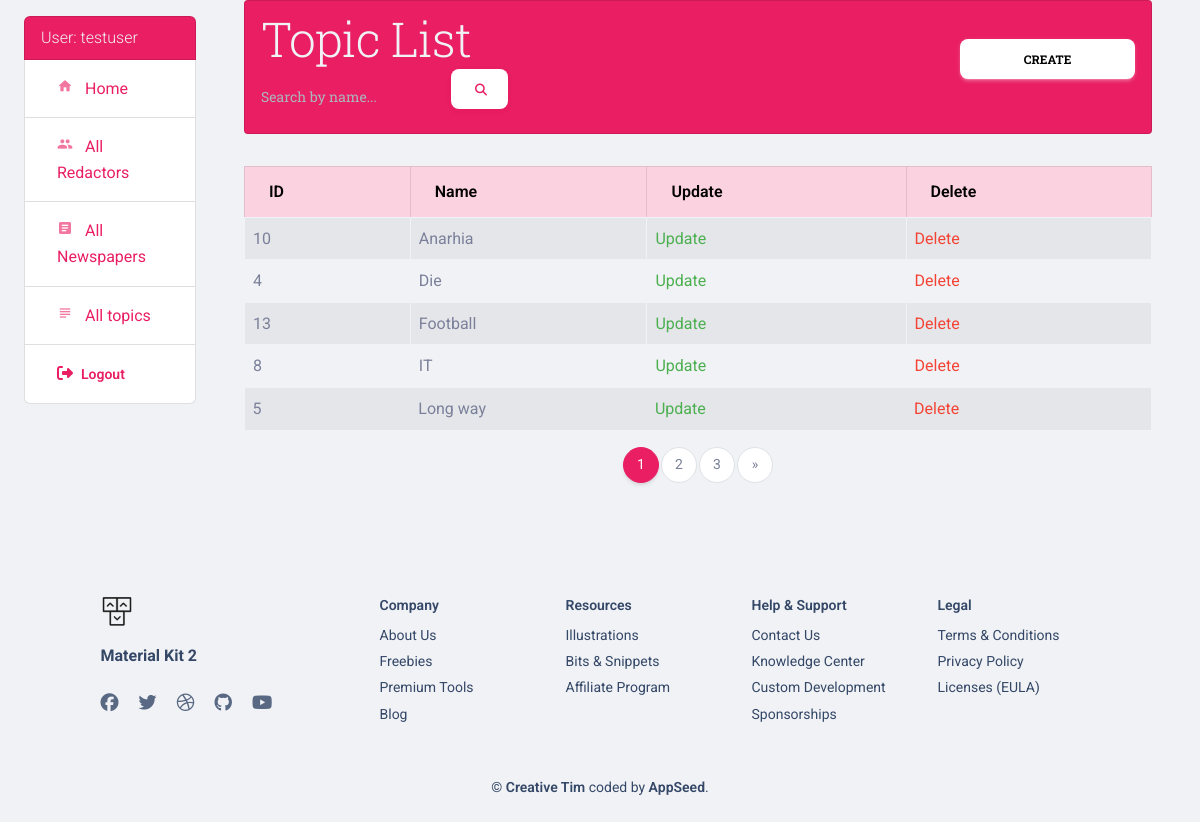
/topics/ (signed in), run on the app's committed database.
### agency/models.py (models this page shows, shortened)
class Redactor(AbstractUser):
    years_of_experience = models.IntegerField(null=True, blank=True)
    class Meta:
        ordering = ["username"]
        verbose_name = "redactor"
        verbose_name_plural = "redactors"
    def get_absolute_url(self):
        return reverse("agency:redactor-detail", kwargs={"pk": self.pk})

class Topic(models.Model):
    name = models.CharField(max_length=255, unique=True)
    class Meta:
        ordering = ["name"]

### agency/views.py (the view)
class TopicListView(LoginRequiredMixin, generic.ListView):
    model = Topic
    context_object_name = "topic_list"
    template_name = "agency/topic_list.html"
    paginate_by = 5
    def get_context_data(self, *, object_list=None, **kwargs):
        context = super(TopicListView, self).get_context_data(**kwargs)
        name = self.request.GET.get("name", "")
        context["search_form"] = TopicSearchForm(initial={"name": name})
        return context
    def get_queryset(self):
        queryset = Topic.objects.all()
        form = TopicSearchForm(self.request.GET)
        if form.is_valid():
            return queryset.filter(name__icontains=form.cleaned_data["name"])
        return queryset

### agency/forms.py
class TopicSearchForm(forms.Form):
    name = forms.CharField(
        max_length=255,
        required=False,
        label="",
        widget=forms.TextInput(attrs={"placeholder": "Search by name..."}),
    )

### agency/context_processors.py (called while the page is built)
def cfg_assets_root(request):
    return {"ASSETS_ROOT": settings.ASSETS_ROOT}

### agency/templatetags/query_transform.py (called while the page is built)
@register.simple_tag
def query_transform(request, **kwargs):
    updated = request.GET.copy()
    for key, value in kwargs.items():
        if value is not None:
            updated[key] = value
        else:
            updated.pop(key, 0)
    return updated.urlencode()

### templates/agency/topic_list.html
{% extends "base-fullscreen.html" %}
{% load crispy_forms_filters %}
{% block content %}
  <div class="container">
    <div class="row">
      <div class="col-12">
        <h1 class="list-group-item bg-primary rounded d-flex align-items-center">
          <span class="flex-grow-1 text-light">Topic List {% include "includes/search_line.html" %}</span>
          <a href="{% url 'agency:topic-create' %}" class="btn btn-white link-to-page ml-auto" style="width: 20%;">Create</a>
        </h1>
      </div>
    </div>
    <div class="row mt-4">
      <div class="col-12">
        {% if topic_list %}
          <table class="table table-striped table-bordered">
            <thead class="table-primary">
              <tr>
                <th>ID</th>
                <th>Name</th>
                <th>Update</th>
                <th>Delete</th>
              </tr>
            </thead>
            <tbody>
              {% for topic in topic_list %}
                <tr>
                  <td>{{ topic.id }}</td>
                  <td>{{ topic.name }}</td>
                  <td>
                    <a class="text-success" href="{% url 'agency:topic-update' pk=topic.id %}">Update</a>
                  </td>
                  <td>
                    <a class="text-danger" href="{% url 'agency:topic-delete' pk=topic.id %}">Delete</a>
                  </td>
                </tr>
              {% endfor %}
            </tbody>
          </table>
        {% else %}
          <p>There are no topics in the service.</p>
        {% endif %}
      </div>
    </div>
  </div>
{% endblock %}

### templates/includes/navigation.html (shortened to what this page needs)
<ul class="sidebar-nav list-group">
  {% if request.user.is_authenticated %}
    <li class="list-group-item bg-primary text-light">User: <a href="{{ user.get_absolute_url }}" class="text-light">{{ user.get_username }}</a></li>
  {% endif %}
  <li class="list-group-item sidebar-title">
    <a href="/" class="nav-link">
      <i class="material-icons opacity-6 me-2 text-md">home</i>
      Home
    </a>
  </li>
  <li class="list-group-item">
    <a href="{% url 'agency:redactor-list' %}" class="nav-link">
      <i class="material-icons opacity-6 me-2 text-md">people</i>
      All Redactors
    </a>
  </li>
  <li class="list-group-item">
    <a href="{% url 'agency:newspaper-list' %}" class="nav-link">
      <i class="material-icons opacity-6 me-2 text-md">article</i>
      All Newspapers
    </a>
  </li>
  <li class="list-group-item dropdown">
    <a href="{% url 'agency:topic-list' %}" class="nav-link">
      <i class="material-icons opacity-6 me-2 text-md">subject</i>
      All topics
    </a>
  </li>
  {% if request.user.is_authenticated %}
    <li class="list-group-item">
      <a href="{% url 'logout' %}" class="nav-link">
        <i class="fa fa-sign-out me-1"></i>
        <p class="d-inline text-sm z-index-1 font-weight-bold" data-bs-toggle="tooltip" data-bs-placement="bottom" title="Sign OUT">Logout</p>
      </a>
    </li>
  {% endif %}
</ul>

### templates/includes/navigation.html (style rules this page uses)
.sidebar-nav { margin-top: 1em; }

### data on the page
Redactor: get_username "testuser"
Topic: id "10", name "Anarhia"
Topic: id "4", name "Die"
Topic: id "13", name "Football"
Topic: id "8", name "IT"
Topic: id "5", name "Long way"

### other printed values
{{ page }} "1"
{{ page }} "2" "3"
